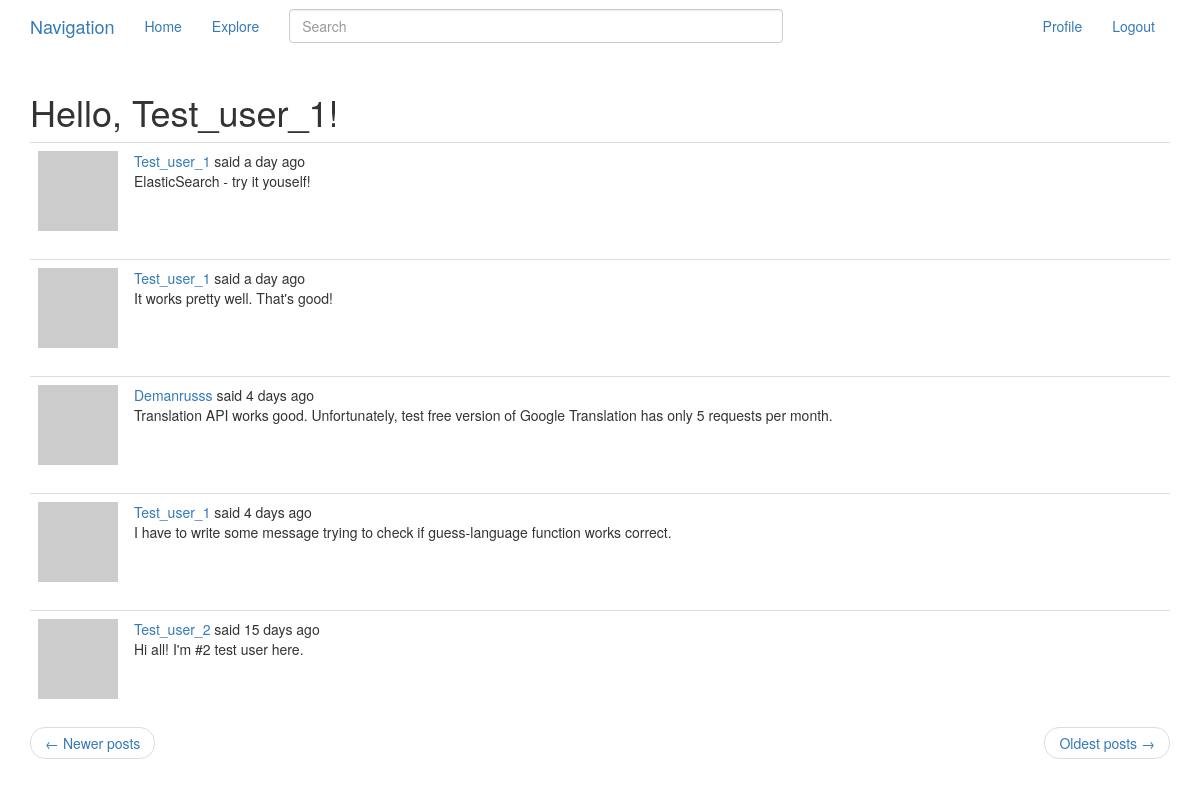
The app's page /explore?page=2 (signed in) with its own data.
### app/models.py (models this page shows, shortened)
class User(UserMixin, db.Model):
    id = db.Column(db.Integer, primary_key = True)
    username = db.Column(db.String(64), index = True, unique = True)
    email = db.Column(db.String(120), index = True, unique = True)
    password_hash = db.Column(db.String(128))
    posts = db.relationship('Post', backref = 'author', lazy = 'dynamic')
    about_me = db.Column(db.String(140))
    last_seen = db.Column(db.DateTime, default = datetime.utcnow)
    followed = db.relationship('User',
                               secondary = followers,
                               primaryjoin = (followers.c.follower_id == id),
                               secondaryjoin = (followers.c.followed_id == id),
                               backref = db.backref('followers', lazy = 'dynamic'),
                               lazy = 'dynamic')
    def avatar(self, size):
        digest = md5(self.email.lower().encode('utf-8')).hexdigest()
        return 'https://www.gravatar.com/avatar/{}?d=robohash&s={}'.format(digest, size)

class SearchableMixin(object):
    @classmethod
    def before_commit(cls, session):
        session._changes = {
            'add': list(session.new),
            'update': list(session.dirty),
            'delete': list(session.deleted)
        }
    @classmethod
    def after_commit(cls, session):
        for obj in session._changes['add']:
            if isinstance(obj, SearchableMixin):
                add_to_index(obj.__tablename__, obj)
        for obj in session._changes['update']:
            if isinstance(obj, SearchableMixin):
                add_to_index(obj.__tablename__, obj)
        for obj in session._changes['delete']:
            if isinstance(obj, SearchableMixin):
                remove_from_index(obj.__tablename__, obj)
        session._changes = None

class Post(SearchableMixin, db.Model):
    __searchable__ = ['body']
    id = db.Column(db.Integer, primary_key = True)
    body = db.Column(db.String(500))
    timestamp = db.Column(db.DateTime, index = True, default = datetime.utcnow)
    user_id = db.Column(db.Integer, db.ForeignKey('user.id'))
    language = db.Column(db.String(8))

### app/routes.py (the view)
@app.route('/explore')
@login_required
def explore():
    page = request.args.get('page', 1, type = int)
    posts = Post.query.order_by(Post.timestamp.desc())\
        .paginate(page = page, per_page = app.config['POSTS_PER_PAGE'], error_out = False)
    next_page = url_for('explore', page = posts.next_num) if posts.has_next else None
    prev_page = url_for('explore', page = posts.prev_num) if posts.has_prev else None
    return render_template('index.html', title = _('Explore'),
                           posts = posts.items,
                           next_page = next_page, prev_page = prev_page)

### app/forms.py
class SearchForm(FlaskForm):
    q = StringField(_babel('Search'), validators = [DataRequired()])
    def __init__(self, *args, **kwargs):
        if 'formdata' not in kwargs:
            kwargs['formdata'] = request.args
        if 'csrf_enabled' not in kwargs:
            kwargs['csrf_enabled'] = False
        super(SearchForm, self).__init__(*args, **kwargs)

### app/models.py (called while the page is built)
@login.user_loader
def load_user(id):
    return User.query.get(int(id))

### app/routes.py (called while the page is built)
@app.before_request
def before_request():
    if current_user.is_authenticated:
        current_user.last_seen = datetime.utcnow()
        db.session.commit()
        g.search_form = SearchForm()
    g.locale = str(get_locale())

### app/templates/index.html (shortened to what this page needs)
{% extends "_layout.html" %}
{% import 'bootstrap/wtf.html' as wtf %}
{% block app_content %}
    <h1>{{ _('Hello, %(username)s', username=current_user.username) }}!</h1>
    {% for post in posts %}
        {% include '_post.html' %}
    {% endfor %}
    <nav aria-label="...">
        <ul class="pager">
            <li class="previous {% if not prev_page %}disabled{% endif %}">
                <a href="{{ prev_page or '#' }}">
                    <span aria-hidden="true">&larr;</span> {{ _('Newer posts') }}
                </a>
            </li>
            <li class="next {% if not next_page %}disabled{% endif %}">
                <a href="{{ next_page or '#'}}">
                    {{ _('Oldest posts') }} <span aria-hidden="true">&rarr;</span>
                </a>
            </li>
        </ul>
    </nav>
{% endblock %}

### app/templates/_post.html (shortened to what this page needs)
<table class="table table-hover">
    <tr>
        <td width="70px">
            <a href="{{ url_for('user', username = post.author.username) }}">
                <img src="{{ post.author.avatar(70) }}" />
            </a>
        </td>
        <td>
            {{ _('%(username)s said %(when)s', username = link_of_user, when = moment(post.timestamp).fromNow()) }}
            <br>
            <span id="post{{ post.id }}">
                {{ post.body }}
            </span>
        </td>
    </tr>
</table>

### records on screen
Post: body "ElasticSearch - try it youself!"
Post: body "It works pretty well. That's good!"
Post: body "Translation API works good. Unfortunately, test free version of Google Translation has only 5 requests per month."
Post: body "I have to write some message trying to check if guess-language function works correct."
Post: body "Hi all! I'm #2 test user here."
